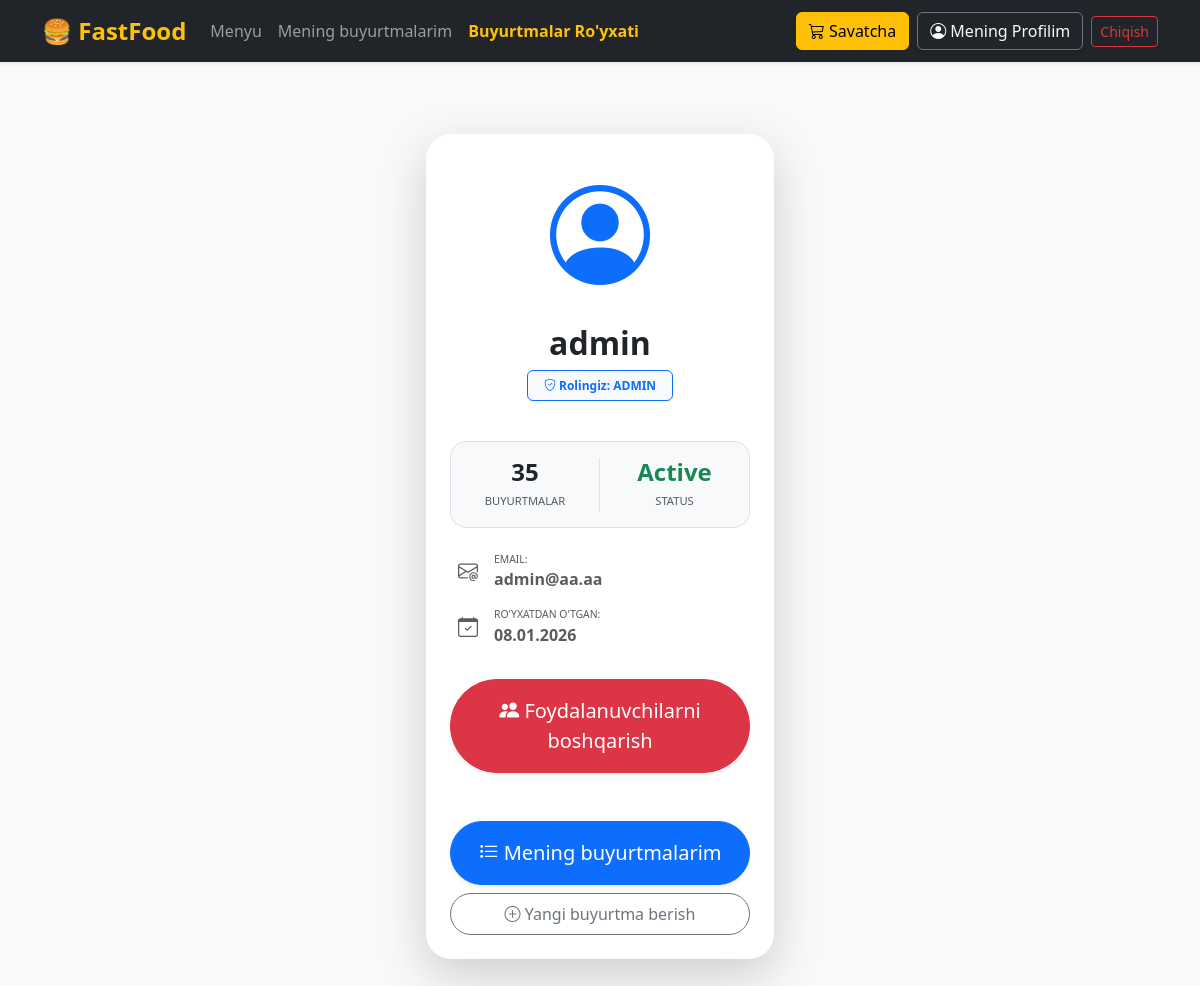
The page /profile/ (signed in) on the database its author committed.
### users/models.py (models this page shows, shortened)
class User(AbstractUser):
    class Role(models.TextChoices):
        ADMIN = "ADMIN", "Admin"
        WAITER = "WAITER", "Ofitsiant"
        CUSTOMER = "CUSTOMER", "Foydalanuvchi"
    role = models.CharField(
        max_length=20,
        choices=Role.choices,
        default=Role.CUSTOMER
    )

### order/views.py (the view)
# urls.py: path('profile/', views.profile_view, name='profile'),
def profile_view(request):
    orders_count = Order.objects.filter(customer=request.user).count()
    return render(request, 'profile.html', {
        'orders_count': orders_count
    })

### templates/profile.html (shortened to what this page needs)
{% extends 'base.html' %}
{% block content %}
<div class="container py-5">
    <div class="row justify-content-center">
        <div class="col-12 col-md-6 col-lg-4">
            <div class="card shadow-lg border-0" style="border-radius: 25px; overflow: hidden;">
                <div class="card-body p-4 text-center">
                    <div class="mb-3">
                        <i class="bi bi-person-circle text-primary" style="font-size: 100px;"></i>
                    </div>
                    <h2 class="fw-bold mb-0">{{ user.username }}</h2>
                    <p class="badge bg-light text-primary border border-primary px-3 py-2 mt-2">
                        <i class="bi bi-shield-check"></i> Rolingiz: {{ user.role }}
                    </p>
                    <div class="row g-0 mt-4 border rounded-4 py-3 bg-light">
                        <div class="col-6 border-end text-center">
                            <h4 class="fw-bold mb-0">{{ orders_count }}</h4>
                            <small class="text-muted text-uppercase" style="font-size: 0.7rem;">Buyurtmalar</small>
                        </div>
                        <div class="col-6 text-center">
                            <h4 class="fw-bold mb-0 text-success">Active</h4>
                            <small class="text-muted text-uppercase" style="font-size: 0.7rem;">Status</small>
                        </div>
                    </div>
                    <div class="text-start mt-4 px-2">
                        <div class="d-flex align-items-center mb-3 text-muted">
                            <i class="bi bi-envelope-at fs-5 me-3"></i>
                            <div>
                                <small class="d-block text-uppercase" style="font-size: 0.65rem;">Email:</small>
                                <strong>{{ user.email|default:"admin@aa.aa" }}</strong>
                            </div>
                        </div>
                        <div class="d-flex align-items-center text-muted">
                            <i class="bi bi-calendar-check fs-5 me-3"></i>
                            <div>
                                <small class="d-block text-uppercase" style="font-size: 0.65rem;">Ro'yxatdan o'tgan:</small>
                                <strong>{{ user.date_joined|date:"d.01.Y" }}</strong>
                            </div>
                        </div>
                    </div>
                    {% if user.role == 'ADMIN' %}
                    <div class="d-grid gap-2 mt-4">
                        <a href="{% url 'user_management' %}" class="btn btn-danger btn-lg rounded-pill shadow-sm py-3 mt-2">
                            <i class="bi bi-people-fill"></i> Foydalanuvchilarni boshqarish
                        </a>
                    </div>
                    {% endif %}
                    <div class="d-grid gap-2 mt-5">
                        <a href="{% url 'my_orders' %}" class="btn btn-primary btn-lg rounded-pill shadow-sm py-3">
                            <i class="bi bi-list-task"></i> Mening buyurtmalarim
                        </a>
                        <a href="{% url 'dish_list' %}" class="btn btn-outline-secondary rounded-pill py-2">
                            <i class="bi bi-plus-circle"></i> Yangi buyurtma berish
                        </a>
                    </div>
                </div>
            </div>
        </div>
    </div>
</div>
{% endblock %}

### templates/base.html (style rules this page uses)
body { background-color: #f8f9fa; min-height: 100vh; }

### templates/profile.html (style rules this page uses)
body { background-color: #f8f9fa; }
.card { background-color: white !important; }

### rows shown on the page
User: username "admin", role "ADMIN", email "admin@aa.aa", date_joined "08.01.2026"

### other values the page prints
{{ 'Mening Profilim' }} "Mening Profilim"
{{ orders_count }} "35"
